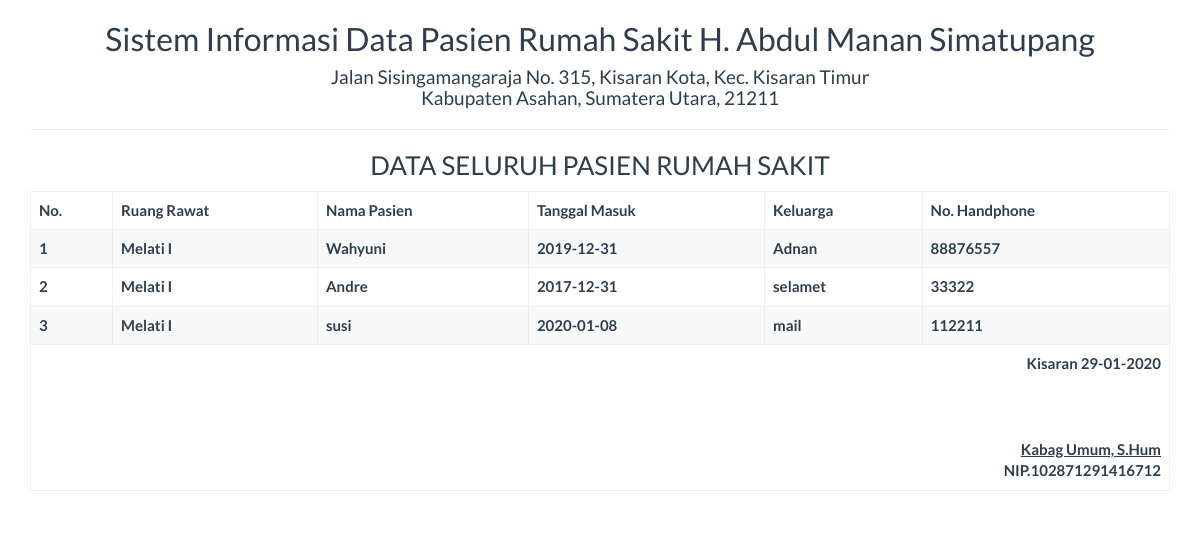
Screenshot of /report/peminjaman_semua.php with the database file from the repository.
### tables this page shows
CREATE TABLE IF NOT EXISTS `data_pasien` (
  `id` int(5) NOT NULL,
  `ruang_rawat` varchar(30) NOT NULL,
  `no_pasien` varchar(10) NOT NULL,
  `nama_pasien` varchar(50) NOT NULL,
  `no_hp` int(12) NOT NULL,
  `alamat` varchar(100) NOT NULL,
  `keluarga` varchar(50) NOT NULL,
  `tgl_masuk` date NOT NULL,
  `status` varchar(25) NOT NULL,
  `keterangan` varchar(25) NOT NULL
);

### report/peminjaman_semua.php (the view, shortened to what this page needs)
<!DOCTYPE html>
<html>
    <head>
        <link href="../Assets/css/bootstrap.min.css" rel="stylesheet" type="text/css"/>
    </head>
    <body onload="print()">
        <?php
        include '../config/koneksi.php';
        ?>
        <div class="container">
            <div class='row'>
                <div class="col-sm-12">
                    <div class="text-center">
                        <h2>Sistem Informasi Data Pasien Rumah Sakit H. Abdul Manan Simatupang </h2>
                        <h4>Jalan Sisingamangaraja No. 315, Kisaran Kota, Kec. Kisaran Timur<br> Kabupaten Asahan, Sumatera Utara, 21211</h4>
                        <hr>
                        <h3>DATA SELURUH PASIEN RUMAH SAKIT</h3>
                        <table class="table table-bordered table-striped table-hover">
                        <tbody>
                                <thead>
								<tr>
									<th>No.</th><th width="18%">Ruang Rawat</th><th>Nama Pasien</th><th>Tanggal Masuk</th><th>Keluarga</th><th>No. Handphone</th>
								</tr>
								</thead>
							<tbody>
                            <?php
                            $sql = "SELECT * FROM data_pasien";
                            $query = mysqli_query($koneksi, $sql) or die("SQL Anda Salah");
                            $nomor = 0;
                            while ($data = mysqli_fetch_array($query)) {
                                $nomor++;
                                ?>
                                <tr>
                                    <th><?= $nomor ?></th>
                                    <th><?= $data['ruang_rawat'] ?></th>
									<th><?= $data['nama_pasien'] ?></th>
                                    <th><?= $data['tgl_masuk'] ?></th>
                                    <th><?= $data['keluarga'] ?></th>
                                    <th><?= $data['no_hp'] ?></th>
                                </tr>
                            <?php } ?>
							</tbody>
                        </tbody>
                            <tfoot>
                                <tr>
                                    <th colspan="8" class="text-right">
                                        Kisaran  <?= date("d-m-Y") ?>
                                        <br><br><br><br>
                                        <u>Kabag Umum, S.Hum<strong></u><br>
                                        NIP.102871291416712
									</th>
								</tr>
							</tfoot>
                        </table>
                    </div>
                </div>
            </div>
    </body>
</html>

### rows the page displays
data_pasien: ruang_rawat "Melati I", nama_pasien "Wahyuni", tgl_masuk "2019-12-31", keluarga "Adnan", no_hp "88876557"
data_pasien: ruang_rawat "Melati I", nama_pasien "Andre", tgl_masuk "2017-12-31", keluarga "selamet", no_hp "33322"
data_pasien: ruang_rawat "Melati I", nama_pasien "susi", tgl_masuk "2020-01-08", keluarga "mail", no_hp "112211"
